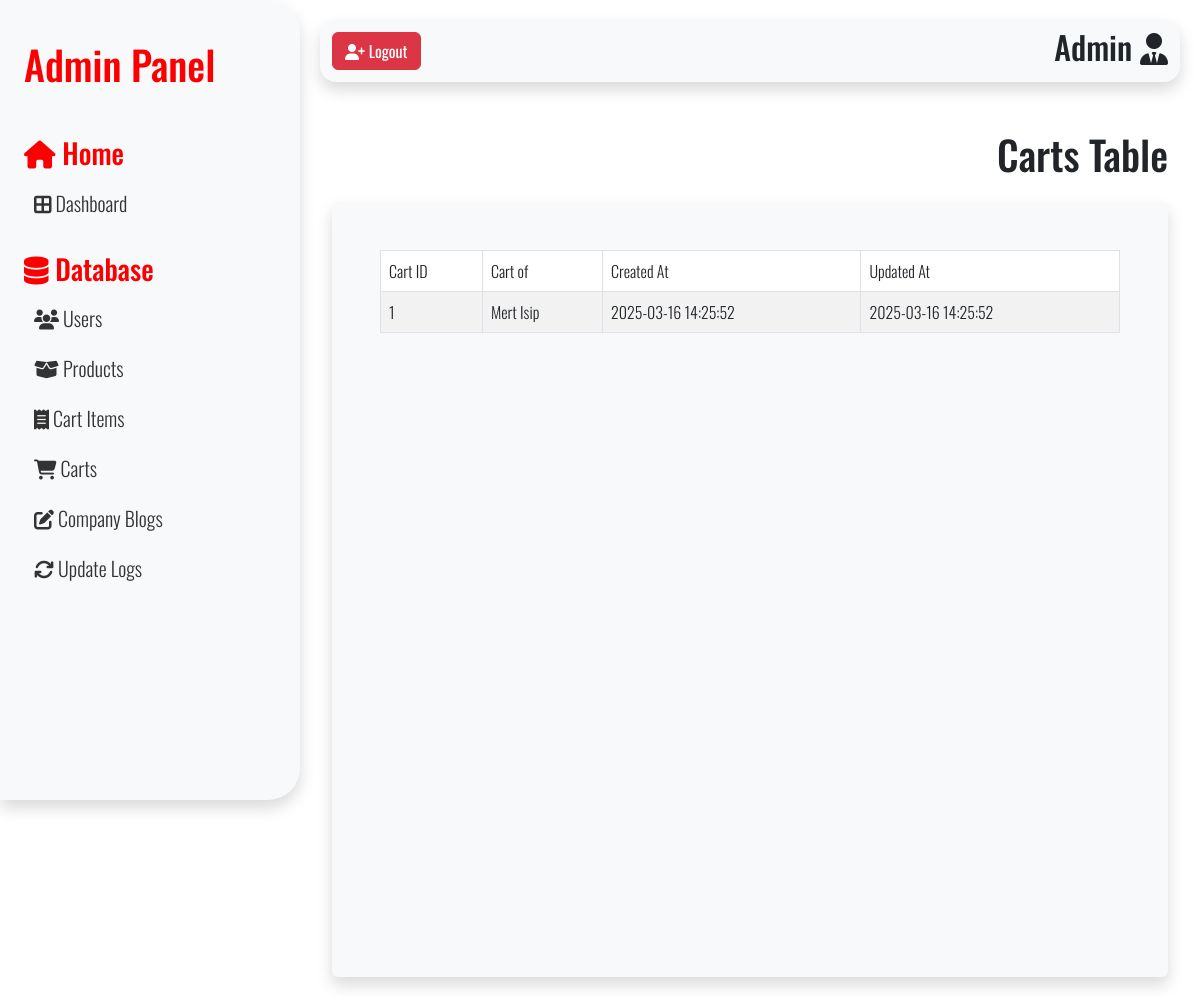
/src/adminIndex.php?page=carts (signed in), run on an earlier commit of the app's database.
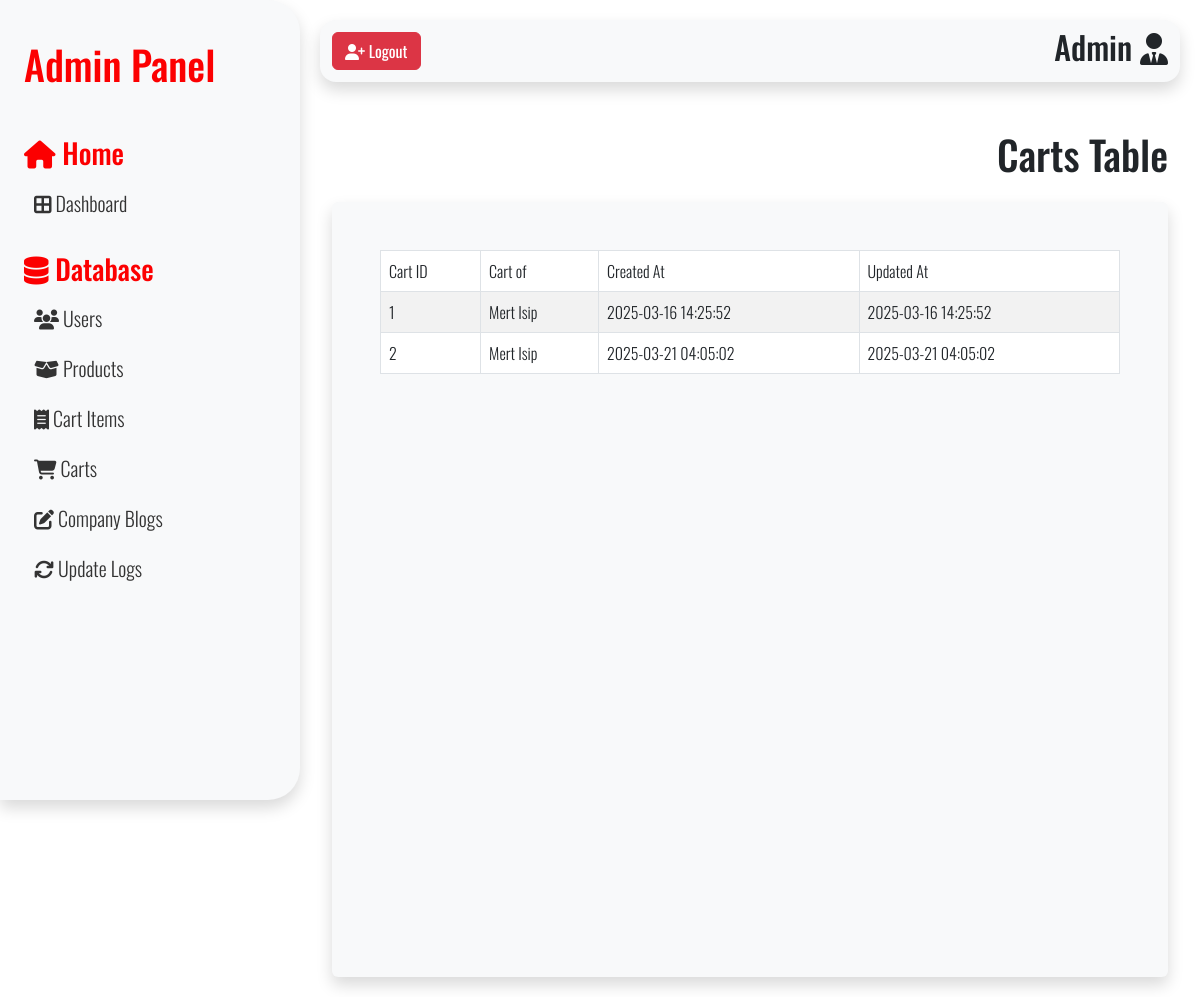
And on a later commit of the database.
### tables this page shows
CREATE TABLE `carts_tbl` (
  `cartID` int(11) NOT NULL AUTO_INCREMENT,
  `userID` int(11) DEFAULT NULL,
  `createdAt` datetime NOT NULL DEFAULT current_timestamp(),
  `updatedAt` datetime NOT NULL DEFAULT current_timestamp(),
  PRIMARY KEY (`cartID`),
  KEY `cartUserFK` (`userID`),
  CONSTRAINT `cartUserFK` FOREIGN KEY (`userID`) REFERENCES `users_tbl` (`userID`) ON DELETE SET NULL ON UPDATE NO ACTION
);

### src/adminPages/cartsTable.php (the view, shortened to what this page needs)
<?php
require_once 'weltz_dbconnect.php';
$cartsSQL =
    "SELECT
        c.cartID,
        CONCAT(u.userFname, ' ', u.userLname) AS userFullName,
        c.createdAt,
        c.updatedAt
    FROM
        carts_tbl c
    JOIN
        users_tbl u ON c.userID = u.userID
    ";
$cartsSQLResult = $conn->query($cartsSQL);
?>
<div class="userTableHeader mb-3 d-flex justify-content-end align-items-center gap-3">
    <h1>Carts Table</h1>
</div>
<div class="table-container container-fluid bg-light p-5 rounded shadow">
    <table id="myTable" class="table table-bordered table-striped">
        <thead>
            <tr>
                <th>Cart ID</th>
                <th>Cart of</th>
                <th>Created At</th>
                <th>Updated At</th>
            </tr>
        </thead>
        <tbody>
            <?php
            if ($cartsSQLResult->num_rows > 0) {
                while ($row = $cartsSQLResult->fetch_assoc()) {
            ?>
                    <tr>
                        <td><?php echo $row['cartID'] ?></td>
                        <td><?php echo $row['userFullName'] ?></td>
                        <td><?php echo  $row['createdAt'] ?></td>
                        <td><?php echo  $row['updatedAt'] ?></td>
                    </tr>
                <?php
                }
            } else {
                ?>
                <h1 class="text-center">No carts found</h1>
            <?php
            }
            ?>
        </tbody>
    </table>
</div>

What changed in the data, as far as the page shows it:
added carts_tbl: cartID "2", userFullName "Mert Isip", createdAt "2025-03-21 04:05:02", updatedAt "2025-03-21 04:05:02"
